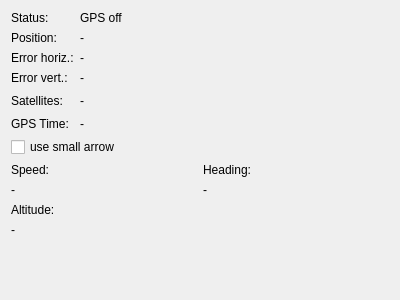
<?xml version="1.0" encoding="UTF-8"?>
<ui version="4.0">
 <class>ILiveLogToolWidget</class>
 <widget class="QWidget" name="ILiveLogToolWidget">
  <property name="geometry">
   <rect>
    <x>0</x>
    <y>0</y>
    <width>400</width>
    <height>300</height>
   </rect>
  </property>
  <property name="windowTitle">
   <string>Form</string>
  </property>
  <layout class="QGridLayout" name="gridLayout">
   <item row="0" column="1">
    <widget class="QLabel" name="lblStatus">
     <property name="text">
      <string>GPS off</string>
     </property>
    </widget>
   </item>
   <item row="0" column="0">
    <widget class="QLabel" name="labelStatus">
     <property name="text">
      <string>Status:</string>
     </property>
    </widget>
   </item>
   <item row="0" column="2">
    <widget class="QLabel" name="labelCenter">
     <property name="text">
      <string/>
     </property>
    </widget>
   </item>
   <item row="1" column="0">
    <widget class="QLabel" name="label">
     <property name="text">
      <string>Position:</string>
     </property>
    </widget>
   </item>
   <item row="1" column="1">
    <widget class="QLabel" name="lblPosition">
     <property name="text">
      <string>-</string>
     </property>
    </widget>
   </item>
   <item row="4" column="1">
    <widget class="QLabel" name="lblErrorVert">
     <property name="text">
      <string>-</string>
     </property>
    </widget>
   </item>
   <item row="3" column="0">
    <widget class="QLabel" name="label_4">
     <property name="text">
      <string>Error horiz.:</string>
     </property>
    </widget>
   </item>
   <item row="3" column="1">
    <widget class="QLabel" name="lblErrorHoriz">
     <property name="text">
      <string>-</string>
     </property>
    </widget>
   </item>
   <item row="4" column="0">
    <widget class="QLabel" name="label_5">
     <property name="text">
      <string>Error vert.:</string>
     </property>
    </widget>
   </item>
   <item row="5" column="0">
    <widget class="QLabel" name="label_SatUsed">
     <property name="text">
      <string>Satellites:</string>
     </property>
    </widget>
   </item>
   <item row="8" column="0" colspan="3">
    <layout class="QHBoxLayout" name="horizontalLayout">
     <item>
      <layout class="QVBoxLayout" name="verticalLayout">
       <item>
        <widget class="QLabel" name="label_3">
         <property name="text">
          <string>Speed:</string>
         </property>
        </widget>
       </item>
       <item>
        <widget class="QLabel" name="lblSpeed">
         <property name="text">
          <string>-</string>
         </property>
        </widget>
       </item>
      </layout>
     </item>
     <item>
      <layout class="QVBoxLayout" name="verticalLayout_2">
       <item>
        <widget class="QLabel" name="label_6">
         <property name="text">
          <string>Heading:</string>
         </property>
        </widget>
       </item>
       <item>
        <widget class="QLabel" name="lblHeading">
         <property name="text">
          <string>-</string>
         </property>
        </widget>
       </item>
      </layout>
     </item>
    </layout>
   </item>
   <item row="5" column="1">
    <widget class="QLabel" name="lblSatUsed">
     <property name="text">
      <string>-</string>
     </property>
    </widget>
   </item>
   <item row="6" column="0">
    <widget class="QLabel" name="label_7">
     <property name="text">
      <string>GPS Time:</string>
     </property>
    </widget>
   </item>
   <item row="6" column="1">
    <widget class="QLabel" name="lblTime">
     <property name="text">
      <string>-</string>
     </property>
    </widget>
   </item>
   <item row="5" column="2">
    <spacer name="horizontalSpacer">
     <property name="orientation">
      <enum>Qt::Horizontal</enum>
     </property>
     <property name="sizeHint" stdset="0">
      <size>
       <width>40</width>
       <height>20</height>
      </size>
     </property>
    </spacer>
   </item>
   <item row="7" column="0" colspan="3">
    <widget class="QCheckBox" name="checkSmallArrow">
     <property name="text">
      <string>use small arrow</string>
     </property>
    </widget>
   </item>
   <item row="9" column="0" colspan="3">
    <layout class="QHBoxLayout" name="horizontalLayout_2" stretch="0">
     <item>
      <layout class="QVBoxLayout" name="verticalLayout_3">
       <item>
        <widget class="QLabel" name="label_2">
         <property name="text">
          <string>Altitude:</string>
         </property>
        </widget>
       </item>
       <item>
        <widget class="QLabel" name="lblAltitude">
         <property name="text">
          <string>-</string>
         </property>
        </widget>
       </item>
      </layout>
     </item>
    </layout>
   </item>
   <item row="10" column="0">
    <spacer name="verticalSpacer">
     <property name="orientation">
      <enum>Qt::Vertical</enum>
     </property>
     <property name="sizeType">
      <enum>QSizePolicy::Expanding</enum>
     </property>
     <property name="sizeHint" stdset="0">
      <size>
       <width>20</width>
       <height>40</height>
      </size>
     </property>
    </spacer>
   </item>
  </layout>
 </widget>
 <resources/>
 <connections/>
</ui>
